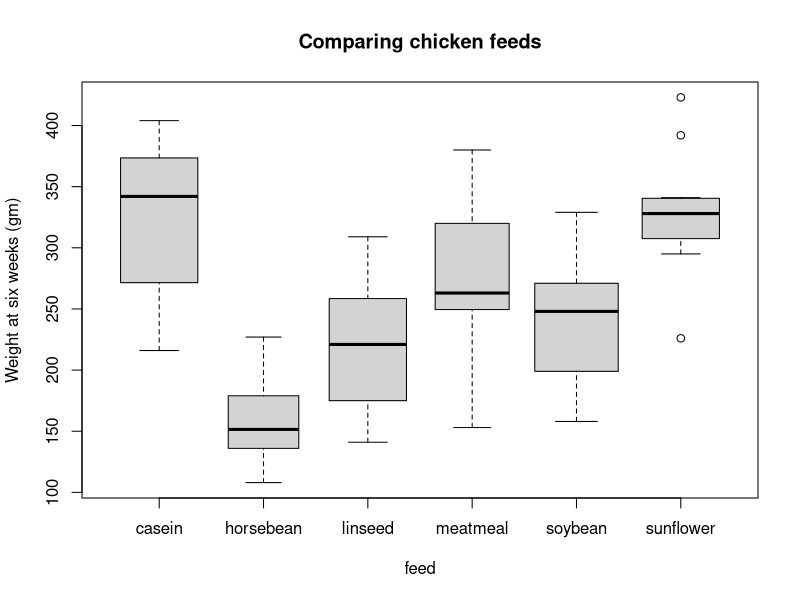

Write the R code that produced this figure.
## R literally has built-in data sets!!
## Using a “base” (pre ggplot) plot, because it comes with the data set
summary(chickwts)
boxplot(weight ~ feed
	, data = chickwts, main = "Comparing chicken feeds"
	, varwidth = TRUE, ylab = "Weight at six weeks (gm)"
)
